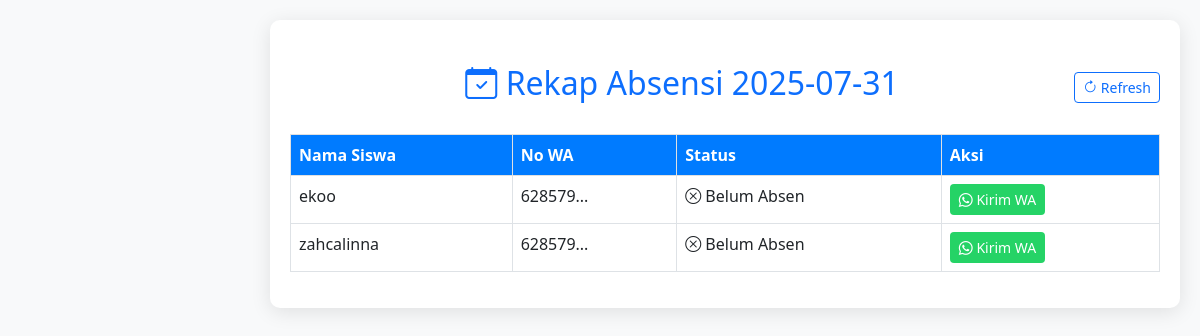
The page /pages/admin_rekap_absen.php on the database as committed earlier.
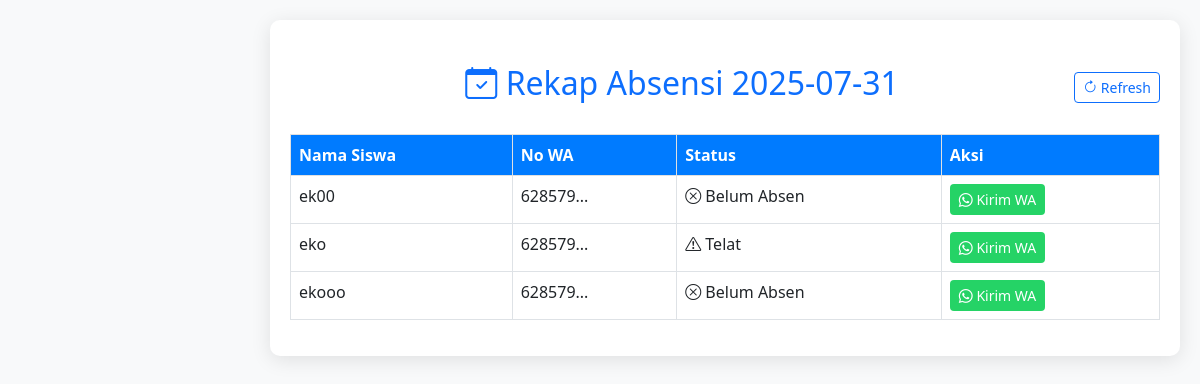
The same page on the database as committed later.
### tables this page shows
CREATE TABLE `siswa` (
  `id_siswa` int(11) NOT NULL,
  `nis` varchar(15) NOT NULL,
  `nisn` varchar(15) NOT NULL,
  `nama_siswa` varchar(50) NOT NULL,
  `no_wa` varchar(20) NOT NULL,
  `kelas` varchar(10) NOT NULL,
  `pro_keahlian` varchar(50) NOT NULL,
  `TL` text NOT NULL,
  `TTGL` date NOT NULL,
  `id_sekolah` int(11) NOT NULL,
  `id_perusahaan` int(11) NOT NULL,
  `tanggal_mulai` date NOT NULL,
  `tanggal_selesai` date NOT NULL,
  `id_pembimbing` int(11) NOT NULL,
  `id_guru` int(11) NOT NULL,
  `username` varchar(20) NOT NULL,
  `password` varchar(20) NOT NULL
);

CREATE TABLE `absen` (
  `id_absen` int(11) NOT NULL,
  `id_siswa` int(11) NOT NULL,
  `jam_masuk` time NOT NULL,
  `jam_keluar` time DEFAULT NULL,
  `tanggal` date NOT NULL,
  `keterangan` text NOT NULL,
  `ip_address` varchar(50) DEFAULT NULL,
  `lokasi` text DEFAULT NULL,
  `koordinat` varchar(100) DEFAULT NULL
);

### pages/admin_rekap_absen.php (the view, shortened to what this page needs)
<?php
include('koneksi.php');
$tanggal = date('Y-m-d');
$batas_telat = '08:00:00';
$query_siswa = mysqli_prepare($coneksi, "SELECT id_siswa, nama_siswa, no_wa FROM siswa ORDER BY nama_siswa");
mysqli_stmt_execute($query_siswa);
$result_siswa = mysqli_stmt_get_result($query_siswa);
?>
<!DOCTYPE html>
<html lang="id">
<head>
    <link href="https://cdn.jsdelivr.net/npm/bootstrap@5.3.0/dist/css/bootstrap.min.css" rel="stylesheet">
    <link rel="stylesheet" href="https://cdn.jsdelivr.net/npm/bootstrap-icons@1.10.0/font/bootstrap-icons.css">
</head>
<body>
    <div class="main-container container-custom">
        <div class="d-flex justify-content-between align-items-center mb-4 mt-4">
            <h2 class="text-primary"><i class="bi bi-calendar-check"></i> Rekap Absensi <?= htmlspecialchars($tanggal) ?></h2>
            <a href="javascript:window.location.reload()" class="btn btn-sm btn-outline-primary">
                <i class="bi bi-arrow-clockwise"></i> Refresh
            </a>
        </div>
        <div class="table-responsive">
            <table class="table table-hover table-bordered">
                <thead class="table-light">
                    <tr>
                        <th>Nama Siswa</th>
                        <th>No WA</th>
                        <th>Status</th>
                        <th>Aksi</th>
                    </tr>
                </thead>
                <tbody>
                    <?php while ($siswa = mysqli_fetch_assoc($result_siswa)): ?>
                        <?php
                        $id = $siswa['id_siswa'];
                        $nama = htmlspecialchars($siswa['nama_siswa']);
                        $wa = htmlspecialchars($siswa['no_wa']);
                        $query_absen = mysqli_prepare($coneksi, "SELECT jam_masuk FROM absen WHERE id_siswa = ? AND tanggal = ?");
                        mysqli_stmt_bind_param($query_absen, "is", $id, $tanggal);
                        mysqli_stmt_execute($query_absen);
                        $result_absen = mysqli_stmt_get_result($query_absen);
                        $absen = mysqli_fetch_assoc($result_absen);
                        if (!$absen) {
                            $status_class = 'status-belum';
                            $status_icon = '<i class="bi bi-x-circle"></i>';
                            $status_text = 'Belum Absen';
                            $pesan = "📢 Hai *$nama* ,kamu belum melakukan absen hari ini ($tanggal). Harap segera absen!";
                        } elseif ($absen['jam_masuk'] > $batas_telat) {
                            $status_class = 'status-telat';
                            $status_icon = '<i class="bi bi-exclamation-triangle"></i>';
                            $status_text = 'Telat';
                            $pesan = "⚠️ Hai *$nama* , telat dalam melakukan absensi pada pukul {$absen['jam_masuk']}. Jangan sampai telat lagi!⚠️";
                        } else {
                            $status_class = 'status-hadir';
                            $status_icon = '<i class="bi bi-check-circle"></i>';
                            $status_text = 'Hadir';
                            $pesan = null;
                        }
                        ?>
                        <tr>
                            <td><?= $nama ?></td>
                            <td><?= substr($wa, 0, 6) ?>...</td>
                            <td class="<?= $status_class ?>">
                                <?= $status_icon ?> <?= $status_text ?>
                            </td>
                            <td>
                                <?php if ($pesan && !empty($wa)): ?>
                                    <button class="btn btn-sm btn-wa" onclick="kirimNotifikasi('<?= addslashes($wa) ?>', '<?= addslashes($pesan) ?>')">
                                        <i class="bi bi-whatsapp"></i> Kirim WA
                                    </button>
                                <?php else: ?>
                                    <span class="text-muted">-</span>
                                <?php endif ?>
                            </td>
                        </tr>
                    <?php endwhile ?>
                </tbody>
            </table>
        </div>
    </div>
</body>
</html>

### pages/admin_rekap_absen.php (style rules this page uses)
body { padding-left: 270px; transition: padding-left 0.3s; background-color: #f8f9fa; }
.main-container { margin-top: 20px; margin-right: 20px; margin-left: 0; width: auto; max-width: none; }
.container-custom { background-color: #ffffff; border-radius: 10px; padding: 20px; box-shadow: 0 4px 20px rgba(0, 0, 0, 0.1); }
.table-responsive { margin-top: 20px; }
.status-telat { color: #ffc107; }
.status-belum { color: #dc3545; }
.btn-wa { background-color: #25D366; color: white; }
.table-light th { background-color: #007bff; color: white; }

Rows that differ between the two databases and show on the page:
removed siswa: nama_siswa "zahcalinna", no_wa "628579", status_text "Belum Absen"
added siswa: nama_siswa "ek00", no_wa "628579", status_text "Belum Absen"
changed siswa: nama_siswa "ekoo" → "eko"; absen.jam_masuk "Belum Absen" → "Telat"
added siswa: nama_siswa "ekooo", no_wa "628579", status_text "Belum Absen"
